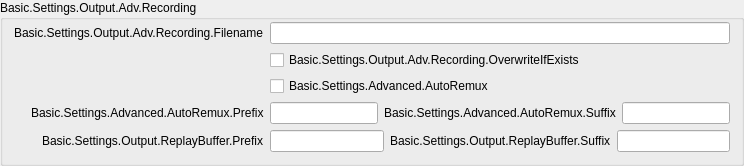
                 <widget class="QGroupBox" name="groupBox_6">
                  <property name="title">
                   <string>Basic.Settings.Output.Adv.Recording</string>
                  </property>
                  <layout class="QFormLayout" name="formLayout_17">
                   <property name="fieldGrowthPolicy">
                    <enum>QFormLayout::AllNonFixedFieldsGrow</enum>
                   </property>
                   <property name="labelAlignment">
                    <set>Qt::AlignRight|Qt::AlignTrailing|Qt::AlignVCenter</set>
                   </property>
                   <property name="topMargin">
                    <number>2</number>
                   </property>
                   <item row="0" column="0">
                    <widget class="QLabel" name="label_7">
                     <property name="text">
                      <string>Basic.Settings.Output.Adv.Recording.Filename</string>
                     </property>
                     <property name="buddy">
                      <cstring>filenameFormatting</cstring>
                     </property>
                    </widget>
                   </item>
                   <item row="0" column="1">
                    <widget class="QLineEdit" name="filenameFormatting"/>
                   </item>
                   <item row="1" column="1">
                    <widget class="QCheckBox" name="overwriteIfExists">
                     <property name="text">
                      <string>Basic.Settings.Output.Adv.Recording.OverwriteIfExists</string>
                     </property>
                    </widget>
                   </item>
                   <item row="3" column="0">
                    <widget class="QLabel" name="label_68">
                     <property name="text">
                      <string>Basic.Settings.Advanced.AutoRemux.Prefix</string>
                     </property>
                     <property name="buddy">
                      <cstring>remuxPrefix</cstring>
                     </property>
                    </widget>
                   </item>
                   <item row="3" column="1">
                    <layout class="QHBoxLayout" name="horizontalLayout_33">
                     <property name="leftMargin">
                      <number>0</number>
                     </property>
                     <property name="topMargin">
                      <number>0</number>
                     </property>
                     <property name="rightMargin">
                      <number>0</number>
                     </property>
                     <property name="bottomMargin">
                      <number>0</number>
                     </property>
                     <item>
                      <widget class="QLineEdit" name="remuxPrefix"/>
                     </item>
                     <item>
                      <widget class="QLabel" name="label_69">
                       <property name="text">
                        <string>Basic.Settings.Advanced.AutoRemux.Suffix</string>
                       </property>
                       <property name="buddy">
                        <cstring>remuxSuffix</cstring>
                       </property>
                      </widget>
                     </item>
                     <item>
                      <widget class="QLineEdit" name="remuxSuffix"/>
                     </item>
                    </layout>
                   </item>
                   <item row="4" column="1">
                    <layout class="QHBoxLayout" name="horizontalLayout_14">
                     <property name="leftMargin">
                      <number>0</number>
                     </property>
                     <property name="topMargin">
                      <number>0</number>
                     </property>
                     <property name="rightMargin">
                      <number>0</number>
                     </property>
                     <property name="bottomMargin">
                      <number>0</number>
                     </property>
                     <item>
                      <widget class="QLineEdit" name="simpleRBPrefix"/>
                     </item>
                     <item>
                      <widget class="QLabel" name="label_58">
                       <property name="text">
                        <string>Basic.Settings.Output.ReplayBuffer.Suffix</string>
                       </property>
                       <property name="buddy">
                        <cstring>simpleRBSuffix</cstring>
                       </property>
                      </widget>
                     </item>
                     <item>
                      <widget class="QLineEdit" name="simpleRBSuffix"/>
                     </item>
                    </layout>
                   </item>
                   <item row="4" column="0">
                    <widget class="QLabel" name="label_57">
                     <property name="text">
                      <string>Basic.Settings.Output.ReplayBuffer.Prefix</string>
                     </property>
                     <property name="buddy">
                      <cstring>simpleRBPrefix</cstring>
                     </property>
                    </widget>
                   </item>
                   <item row="1" column="0">
                    <spacer name="horizontalSpacer_10">
                     <property name="orientation">
                      <enum>Qt::Horizontal</enum>
                     </property>
                     <property name="sizeHint" stdset="0">
                      <size>
                       <width>170</width>
                       <height>20</height>
                      </size>
                     </property>
                    </spacer>
                   </item>
                   <item row="2" column="1">
                    <widget class="QCheckBox" name="autoRemux">
                     <property name="text">
                      <string>Basic.Settings.Advanced.AutoRemux</string>
                     </property>
                    </widget>
                   </item>
                   <item row="2" column="0">
                    <spacer name="horizontalSpacer_16">
                     <property name="orientation">
                      <enum>Qt::Horizontal</enum>
                     </property>
                     <property name="sizeHint" stdset="0">
                      <size>
                       <width>40</width>
                       <height>20</height>
                      </size>
                     </property>
                    </spacer>
                   </item>
                  </layout>
                 </widget>
